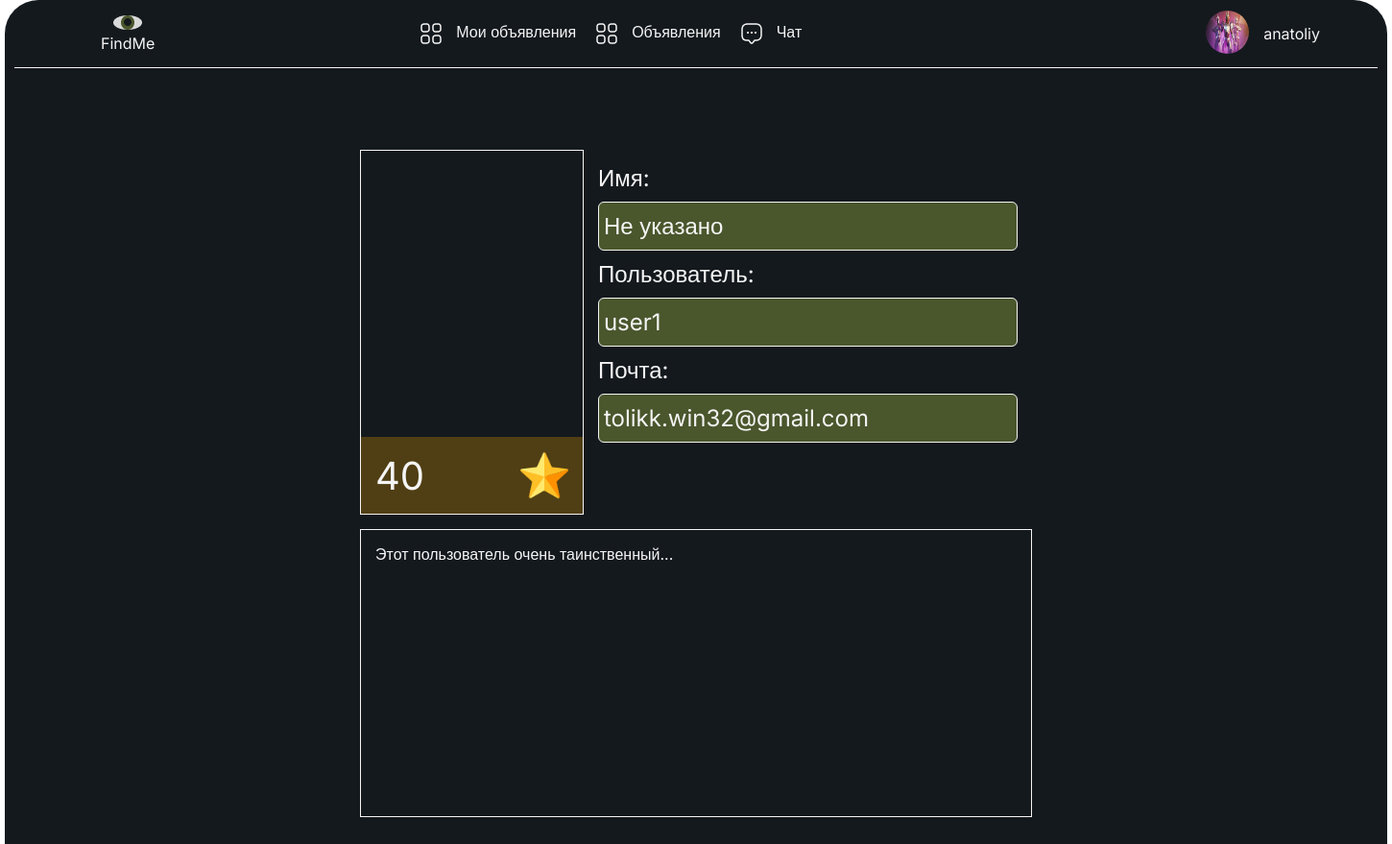
The app's page /profile/3/ (signed in) with its own data.
### advertisement/models.py (models this page shows, shortened)
class Author(models.Model):
    user = models.OneToOneField(User, on_delete=models.CASCADE)
    rating = models.IntegerField(default=0)
    profile_photo = models.ImageField(default='images/no_avatar.jpg', blank=True, null=True, upload_to='images/%Y/%m/%d/')
    bio = models.TextField(default=None, blank=True, null=True, max_length=400)
    first_name = models.CharField(max_length=15, blank=True, null=True,)

### author/views.py (the view)
# urls.py: path('<int:pk>/', ProfileDetail.as_view(), name='profile'),
class ProfileDetail(LoginRequiredMixin, DetailView):
    model = Author
    template_name = 'author_profile.html'
    context_object_name = 'author'
    queryset = Author.objects.all()

### templates/author_profile.html (shortened to what this page needs)
{% extends 'default.html' %}
{% load static %}
{% load custom_tags %}
{% block content %}
    <div class="container profile">
        <div class="pofile-container">
            <div class="profile-container_header">
                <div class="profile-image-block" style="background-image: url('{{ author.profile_photo.url }}');">
                    <div class="profile-image-block_overlay">
                        <p>{{author.rating}}</p>
                        <img src="{% static 'images/star.png' %}" alt="">
                    </div>
                </div>
                <div class="profile-info-block">
                    <p class="info-item">Имя:</p>
                    {% if author.first_name %}
                        <p class="info-item field">{{author.first_name}}</p>
                    {% else %}
                        <p class="info-item field">Не указано</p>
                    {% endif %}
                    <p class="info-item">Пользователь:</p>
                    <p class="info-item field">{{author.user.username}}</p>
                    <p class="info-item">Почта:</p>
                    <p class="info-item field">{{author.user.email}}</p>
                </div>
            </div>
            <div class="profile-biography_block">
                {% if author.bio %}
                    {{author.bio}}
                {% else %}
                    Этот пользователь очень таинственный...
                {% endif %}
            </div>
        </div>
    </div>
{% endblock %}

### templates/default.html (shortened to what this page needs)
<!DOCTYPE html>
{% load static %}
<head>
    <link href="{% static 'css/styles.css' %}" rel="stylesheet" />
</head>
<div class="wrapper">
    <header>
        <nav class="header-nav">
            <div class="nav-logo">
                <a href="#"><img src="{% static 'images/logo.png' %}" alt="None" width="30px" height="15px"></a>
                <p>FindMe</p>
            </div>
            <div class="nav-header_item">
                <a href="{% url 'my-advertisements' %}"><img src="{% static 'images/advertisements.png' %}" alt="None" width="24px" height="24px">
                    <p>Мои объявления</p>
                </a>
            </div>
            <div class="nav-header_item">
                <a href="{% url 'advertisements' %}"><img src="{% static 'images/advertisements.png' %}" alt="None" width="24px" height="24px">
                    <p>Объявления</p>
                </a>
            </div>
            <div class="nav-header_item">
                <a href="{% url 'chats' %}"><img src="{% static 'images/messages.png' %}" alt="None" width="24px" height="24px">
                    <p>Чат</p>
                </a>
            </div>
            <div class="nav-user_profile">
                {% if request.user.username %}
                    <a href="{% url 'profile' pk=request.user.author.id %}" class="profile"><img src="{{ request.user.author.profile_photo.url }}" alt="None" width="45px" height="45px"></a>
                    <p>{{ request.user.username }}</p>
                {% else %}
                    <a href="{% url 'account_login' %}" class="profile"><img src="{% static 'images/no_avatar.jpg' %}" alt="None" width="45px" height="45px"></a>
                    <p><a href="{% url 'account_login' %}">Login</a></p>
                {% endif %}
            </div>
        </nav>
    </header>
    <body>
        {% block content %}
        {% endblock %}
    </body>
</div>
</html>

### static/css/styles.css (style rules this page uses)
* { padding: 0; margin: 0; text-decoration: none; list-style: none; }
a { color: #F5F5F5; }
body { font-family: "Inter", sans-serif; font-size: medium; font-size: 16px; }
.container { width: 1420px; display: flex; margin-right: auto; margin-left: auto; }
.wrapper { margin-right: auto; margin-left: auto; width: 1440px; background-color: #14191E; color: #F5F5F5; border-radius: 35px 35px 0 0; }
.header-nav { display: flex; align-items: center; height: 70px; width: 1420px; border-bottom: 1px solid #F5F5F5; margin-right: auto; margin-left: auto; margin-bottom: 25px; font-size: 16px; font-size: bold; color: #F5F5F5; font-family: "Inter", sans-serif; font-size: medium; }
.nav-logo { display: inline; text-align: center; margin-left: 90px; margin-right: auto; }
.nav-header_item { display: flex; align-items: center; justify-content: center; height: 45px; }
.nav-header_item a { display: flex; padding: 10px; }
.nav-header_item a img { margin-right: 14px; }
.nav-user_profile { display: flex; align-items: center; margin-left: auto; margin-right: 60px; }
.nav-user_profile img { border-radius: 50%; }
.profile { margin-left: 145px; margin-right: 15px; }
.container.profile { background-color: #14191E; width: 100%; margin: 0; min-height: 900px; }
.pofile-container { width: 700px; min-height: 700px; margin: 60px auto 60px auto; }
.profile-container_header { display: flex; box-sizing: border-box; }
.profile-image-block { box-sizing: border-box; display: flex; flex-direction: column-reverse; width: 245px !important; height: 380px; border: #F5F5F5 1px solid; background-size: cover; background-position: center center; background-repeat: no-repeat; }
.profile-image-block_overlay { background-color: rgba(139, 103, 11, 0.5); box-sizing: border-box; padding: 15px; display: flex; justify-content: space-between; align-items: center; height: auto; }
.profile-image-block_overlay img { width: 50px; height: 50px; }
.profile-image-block_overlay p { font-size: 40px; }
.profile-info-block { width: 70%; font-size: 24px; box-sizing: border-box; padding: 15px; }
.info-item.field { margin: 10px 0; padding: 10px 5px; border-radius: 6px; width: auto; background-color: #4A562C; border: 1px solid #F5F5F5; }
.profile-biography_block { margin-top: 15px; display: block; height: 300px; border: #F5F5F5 1px solid; box-sizing: border-box; padding: 15px; }

### records on screen
Author: rating "40", user.username "user1", user.email "tolikk.win32@gmail.com"

### other values on screen
{{ request.user.username }} "anatoliy"
